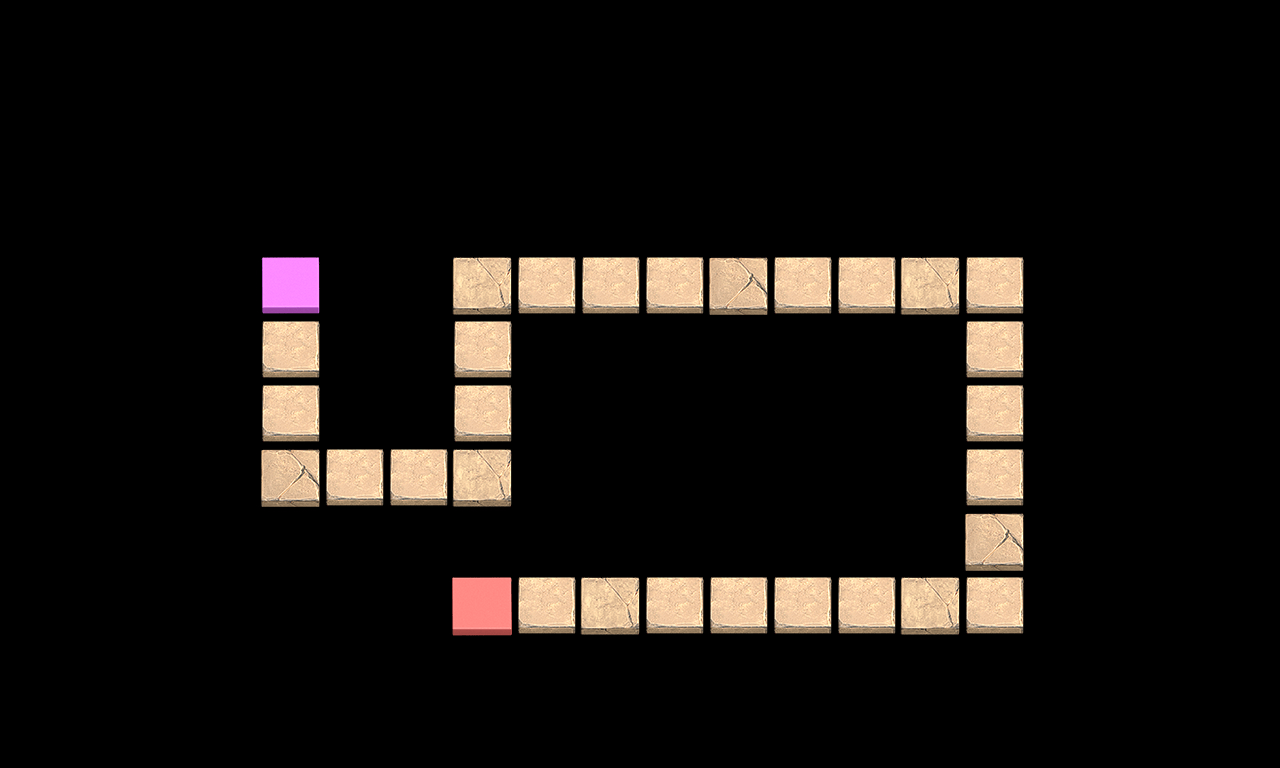

This game map was drawn from its Tiled (.tmx) file and the tilesets committed beside it. A one-line description and the trimmed map source follow:
An orthogonal 20x12 tile map with 64x64 px tiles, 1 tile layer (Land), 10 tilesets and 13 objects.

<map version="1.0" orientation="orthogonal" width="20" height="12" tilewidth="64" tileheight="64">
 <tileset firstgid="1" name="map_tile" tilewidth="64" tileheight="64">
  <image source="map_tile.png" width="320" height="64" />
 </tileset>
 <tileset firstgid="6" name="bg_map" tilewidth="1280" tileheight="720">
  <image source="bg_map.png" width="1280" height="720" />
 </tileset>
 <tileset firstgid="7" name="goccay_1_128x128" tilewidth="128" tileheight="128">
  <image source="goccay_1_128x128.png" width="132" height="132" />
 </tileset>
 <tileset firstgid="8" name="house_256x256" tilewidth="256" tileheight="256">
  <image source="house_256x256.png" width="256" height="256" />
 </tileset>
 <tileset firstgid="9" name="goriu_128x128" tilewidth="128" tileheight="128">
  <image source="goriu_128x128.png" width="128" height="128" />
 </tileset>
 <tileset firstgid="10" name="tree_256x256" tilewidth="256" tileheight="256">
  <image source="tree_256x256.png" width="256" height="256" />
 </tileset>
 <tileset firstgid="11" name="stone_1_64x64" tilewidth="64" tileheight="64">
  <image source="stone_1_64x64.png" width="69" height="69" />
 </tileset>
 <tileset firstgid="12" name="stone_2_64x64" tilewidth="64" tileheight="64">
  <image source="stone_2_64x64.png" width="64" height="64" />
 </tileset>
 <tileset firstgid="13" name="stone_3_32x32" tilewidth="32" tileheight="32">
  <image source="stone_3_32x32.png" width="37" height="37" />
 </tileset>
 <tileset firstgid="14" name="goriu_2_128x128" tilewidth="128" tileheight="128">
  <image source="goriu_2_128x128.png" width="128" height="128" />
 </tileset>
 <objectgroup name="Background">
  <object gid="6" x="0.9697" y="721" />
 </objectgroup>
 <layer name="Land" width="20" height="12">
  <data>[240 cells, 31 non-empty, 5 distinct tile ids]</data>
 </layer>
 <objectgroup name="Terrain">
  <object gid="7" x="73" y="342" />
  <object gid="8" x="667" y="518" />
  <object gid="9" x="1048" y="267" />
  <object gid="10" x="486" y="527" />
  <object gid="11" x="720" y="539" />
  <object gid="12" x="874" y="509" />
  <object gid="13" x="1156" y="325" />
  <object gid="13" x="43" y="423" />
  <object gid="11" x="95" y="431" />
  <object gid="11" x="303" y="745" />
  <object gid="10" x="1002" y="538" />
  <object gid="14" x="100" y="575" />
 </objectgroup>
</map>
